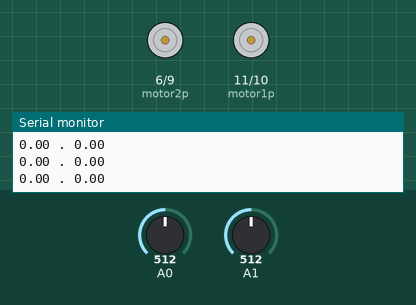
This sketch was run on a simulated Arduino Uno, built with avr-gcc and run on an emulated ATmega328P. On the bench: motor-driver pin pairs drawn as motors (green arrow = first pin HIGH = forward, orange = second pin HIGH = backward, longer = more drive), the last lines printed to the serial monitor. Inputs (shaded band) come from the test bench; at power-on: A0 = 512, A1 = 512.

Above: at 1.2 s.
1.3 s: A0 set to 545
2.8 s: A0 set to 576
At 4.0 s:
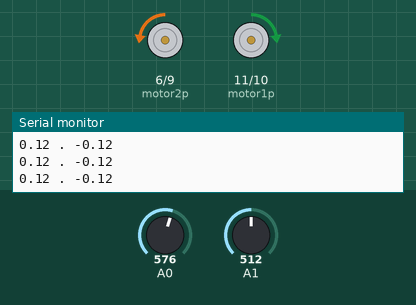
4.3 s: A1 set to 558
5.8 s: A1 set to 574
At 7.0 s:
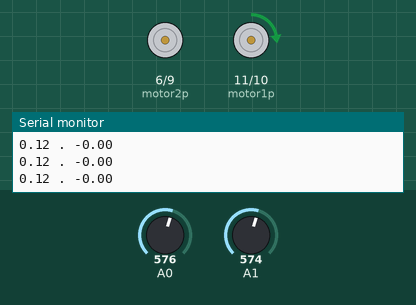
7.3 s: A0 set to 511
At 7.7 s:
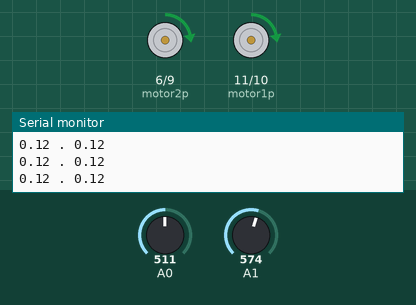
8.8 s: A1 set to 716
At 9.4 s:
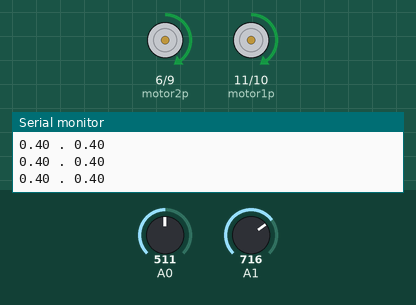
Timing chart, 0 to 11.3 s (numbered marks = the images above; inputs shaded):
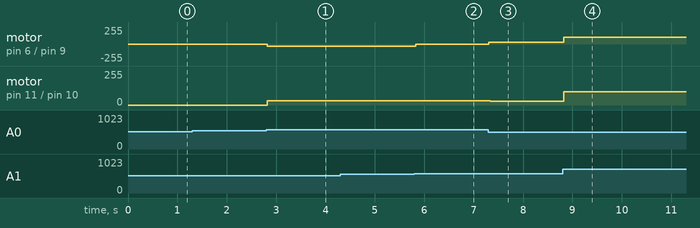

The sketch:

Markuino2.ino
```cpp
int motor1p = 11;
int motor1n = 10;

int motor2p = 6;
int motor2n = 9;

void setup() {
  Serial.begin(9600);

    pinMode(motor1p, OUTPUT);
    pinMode(motor1n, OUTPUT);
    pinMode(motor2p, OUTPUT);
    pinMode(motor2n, OUTPUT);
}

void loop() {
  // normalize to -1 to 1 values
  float valx = (float) analogRead(0);
  float valy = (float) analogRead(1);
  float x = valx / 512.0f - 1.0f;
  float y = valy / 512.0f - 1.0f;
  float motor1speed = 0;
  float motor2speed = 0;

  // neutralzone;
  if (x < .1 && x > -0.1) x = 0;
  if (y < .1 && y > -0.1) y = 0;

  // Quadrants

  if (x >= 0 && y >= 0)
  {  // Q1
     motor1speed = max(x, y);
     motor2speed = y - x;
  }
  else if (x <= 0 && y >= 0)
  {  // Q2
     motor1speed = y + x;
     motor2speed = max(-x, y);
  }
  else if (x <= 0 && y <= 0)
  {  // Q3
     motor1speed = min(x, y);
     motor2speed = y - x;
  }
  else if (x >= 0 && y <= 0)
  {  // Q4
     motor1speed = x + y;
     motor2speed = min(-x, y);
  }

  Serial.print(motor1speed);
  Serial.print(" . ");
  Serial.println(motor2speed);

// delay(200);
// return;
  analogWrite(motor1p, 0);
  analogWrite(motor1n, 0);
  analogWrite(motor2p, 0);
  analogWrite(motor2n, 0);

  if (motor1speed >= 0)
    analogWrite(motor1p, (int) (motor1speed * 250.0f));
  else
    analogWrite(motor1n, (int) (-motor1speed * 250.0f));

  if (motor2speed >= 0)
    analogWrite(motor2p, (int) (motor2speed * 250.0f));
  else
    analogWrite(motor2n, (int) (-motor2speed * 250.0f));

  delay(25);
}
```

Measured:
- after the input at 2.8 s, motor on pin 6 (motor2p) / pin 9 (motor2n): stopped → backward 31/255 at once; motor on pin 11 (motor1p) / pin 10 (motor1n): stopped → forward 31/255 at once
- after the input at 5.8 s, motor on pin 6 (motor2p) / pin 9 (motor2n): backward 31/255 → stopped at once
- after the input at 7.3 s, motor on pin 6 (motor2p) / pin 9 (motor2n): stopped → forward 30/255 at once; motor on pin 11 (motor1p) / pin 10 (motor1n): forward 31/255 → forward 30/255 at once
- after the input at 8.8 s, motor on pin 6 (motor2p) / pin 9 (motor2n), motor on pin 11 (motor1p) / pin 10 (motor1n): forward 30/255 → forward 99/255 at once
